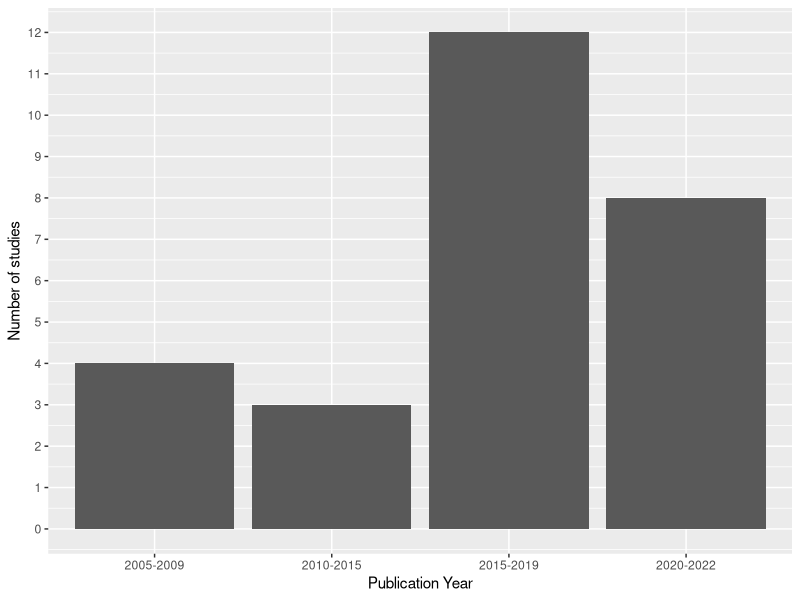
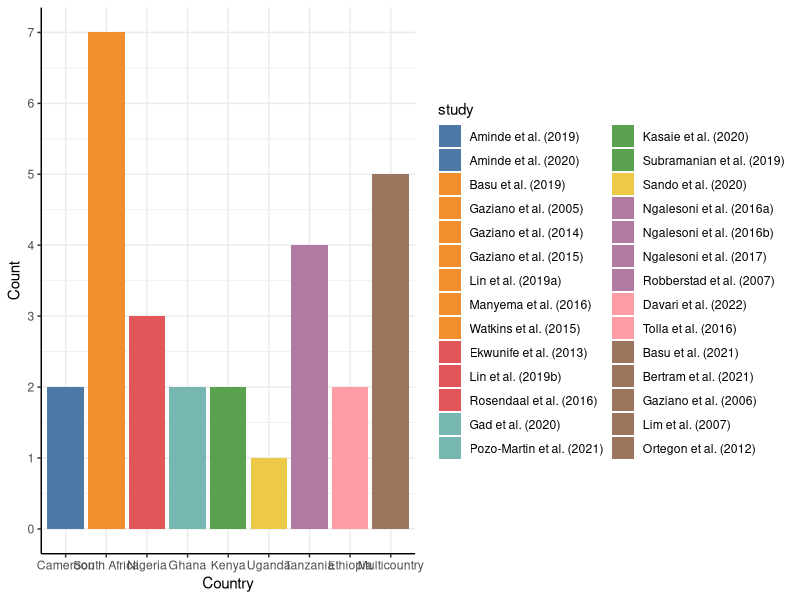
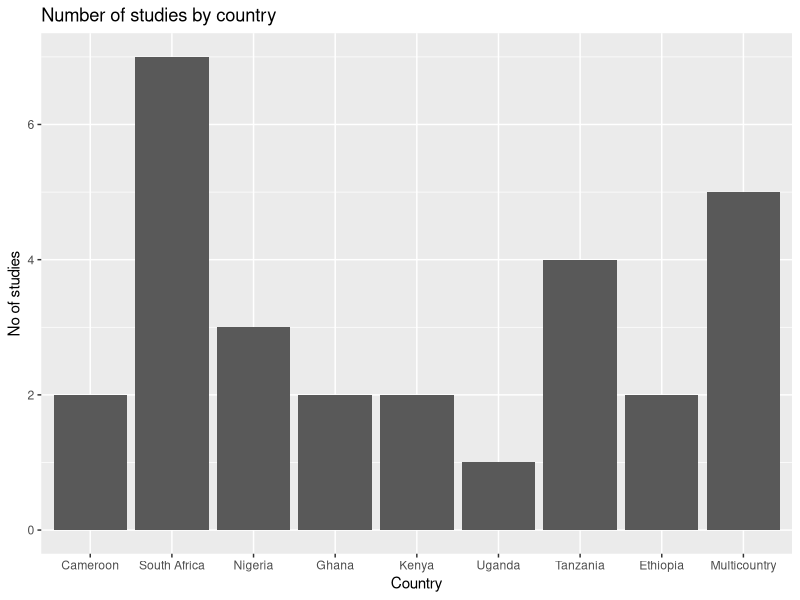
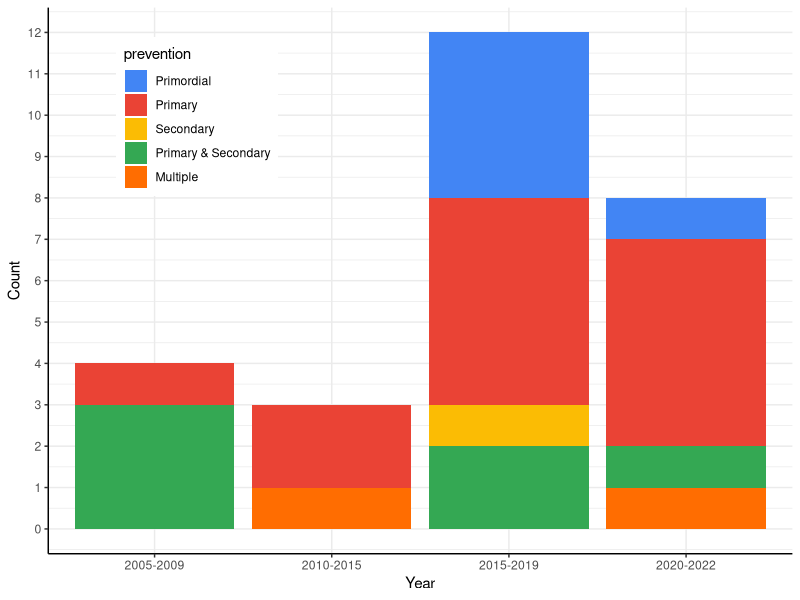
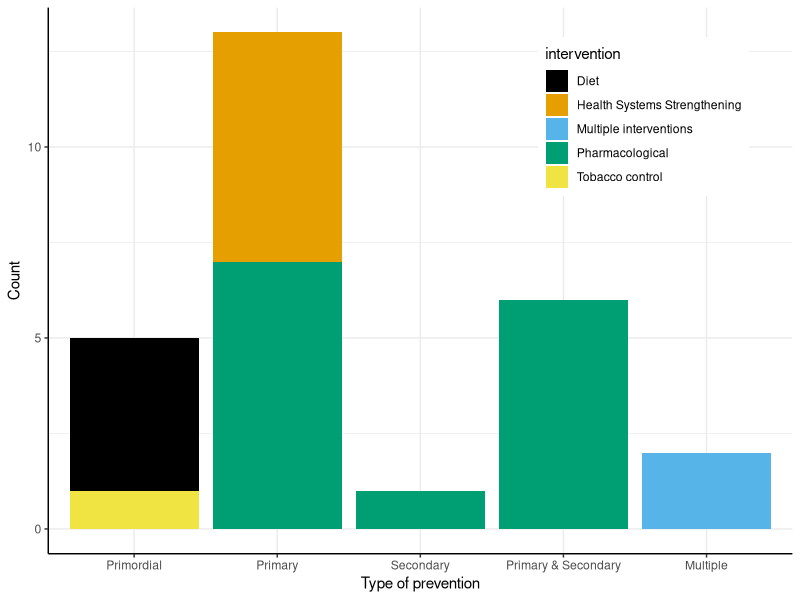
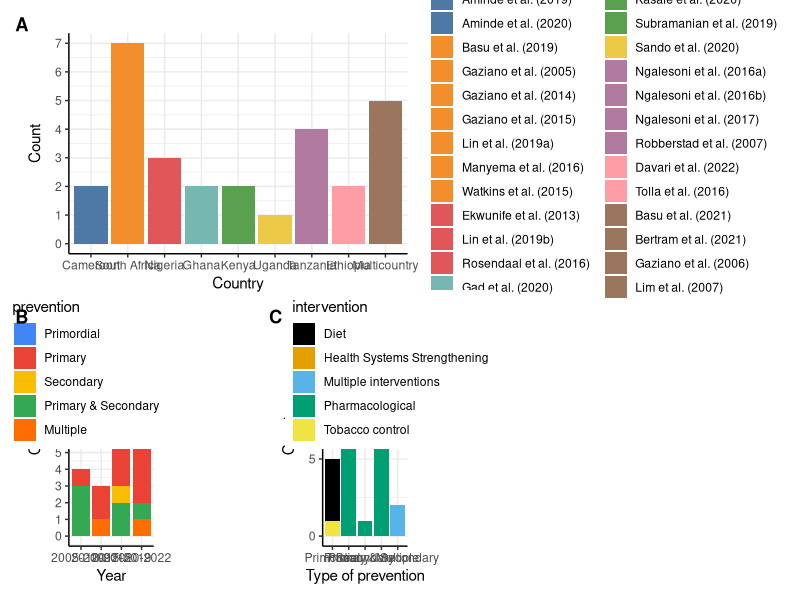
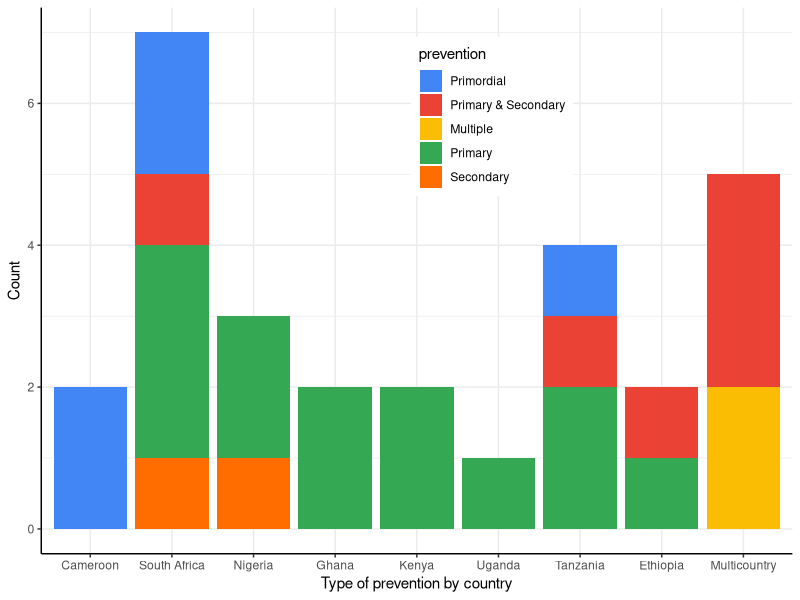
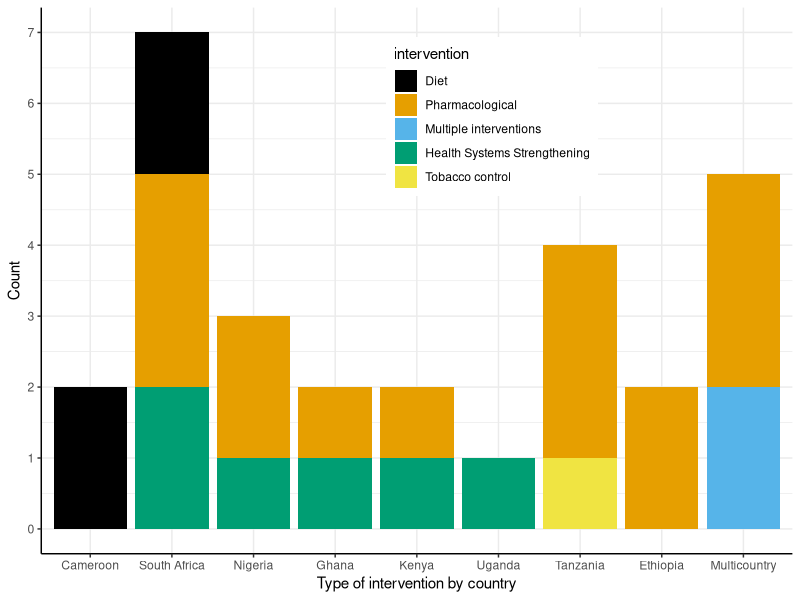

Recreate these plots in R, in order.
## library(geofacet)
library(data.table)
library(tidyverse)
library(ggplot2)
library(patchwork)  ### for combining plots
library(ggthemes)
library(ggpubr)

## setting working directory
## setwd("U:/ManWin/My Documents/James Oguta/My PhD Folder-2023-2024/My Systematic Review/Synthesis/Tables/Final/Analyses")
# reading datasets
cvd_data<- read.csv("Final Dataset.csv")

cvd_data<- as.data.table(cvd_data)


#changing variable names to lower case
names(cvd_data)<- tolower(names(cvd_data))

#removing decimals from column names
names(cvd_data) <- gsub("\\.", "", names(cvd_data))

# renaming variables
 cvd_data <- cvd_data %>% 
   rename(
     evaluation = evaluationtype,
     prevention = preventiontype,
     intervention = interventiontype,
     cvd_outcomes = cvdoutcomesassesed,
     model = modeltype,
     risk = cvdriskequation,
     d_rate = discountrate,
     horizon = timehorizon,
     start_age = minimumageyears,
     equity = equitydimensions,
     sensitivity = sensitivityanalysis,
     evpi= evpiassessed,
     guideline = reportingguidelineused,
     ceacf = ceacsceafspresented, 
     adaptation= modeladaptation,
     funding = typeoffundingsources,
     conflict= conflictofinterest
   )

#checking types of variables
 str(cvd_data)
 
#selecting a subset of variables
 selected <- c("id", "authors", "country", "year", "evaluation", "prevention", "intervention", "cvd_outcomes",
               "multimorbidity", "model", "risk", "perspective", "d_rate", "start_age", "horizon", "cyclelength",
               "outcomemeasure", "equity", "sensitivity", "evpi", "ceacf", "validation", "callibration",
               "adaptation", "funding", "conflict")
subset_cvd <- cvd_data %>% 
  select(all_of(selected))

to_factor <- c("country", "evaluation", "prevention", "intervention", "cvd_outcomes",
               "model", "risk", "perspective", "d_rate", "start_age", "horizon", "cyclelength",
              "software", "outcomemeasure", "equity", "sensitivity", "evpi", "ceacf", "validation",
              "callibration","adaptation", "funding", "conflict")
str(subset_cvd)

#defining factor variables
cvd <- cvd_data %>% 
  mutate_at(to_factor, as.factor)


# Creating a subset of country dataset###
country <- cvd %>% select(id, authors, country)
summary(country$country)

#creating list of countries
country_list <- c("Cameroon", "South Africa", "Nigeria", "Ghana",
                  "Kenya", "Uganda", "Tanzania", "Ethiopia", "Multicountry")
# Initialize an empty list to store binary variables
country_flags <- list()

# Loop through each country
for (count in country_list) {
  # Check if the country is present in the observation
  country_flag <- as.integer(grepl(count, country$country))
  
  # Add the binary variable to the list
  country_flags[[count]] <- country_flag
}

# Convert the list to a data frame
country_df <- as.data.frame(country_flags)

# Bind the binary variables to the main dataset
country_dataset <- cbind(country, country_df)

# Save the dataset as a CSV file
write.csv(country_dataset, "country_dataset.csv", row.names = FALSE)

dataset_wide <- country_dataset[, 4:12]


# Reshape data into a long format
dataset_long <- reshape2::melt(as.matrix(dataset_wide), id.vars = "authors", variable.name = "studies", value.name = "number")
dataset_long <- dataset_long[dataset_long$number > 0, ]  # Keep only rows where disease is present

authors <- cvd_data$authors
writeLines(authors,"data.txt")
colnames(dataset_long)[colnames(dataset_long) == "Var1"] ="study"
colnames(dataset_long)[colnames(dataset_long) == "Var2"] ="country"



dataset_long$study <- factor(dataset_long$study, levels = 1:27, labels = c(
  "Aminde et al. (2019)", "Aminde et al. (2020)","Basu et al. (2019)","Basu et al. (2021)",
  "Bertram et al. (2021)","Davari et al. (2022)","Ekwunife et al. (2013)","Gad et al. (2020)",
  "Gaziano et al. (2005)","Gaziano et al. (2006)","Gaziano et al. (2014)","Gaziano et al. (2015)",
  "Kasaie et al. (2020)","Lim et al. (2007)","Lin et al. (2019)","Manyema et al. (2016)",
  "Ngalesoni et al. (2016a)","Ngalesoni et al. (2016b)","Ngalesoni et al. (2017)","Ortegon et al. (2012)",
  "Pozo-Martin et al. (2021)","Robberstad et al. (2007)","Rosendaal et al. (2016)",
  "Sando et al. (2020)","Subramanian et al. (2019)","Tolla et al. (2016)","Watkins et al. (2015)"
))

dataset_long$country <- ifelse(dataset_long$country=="South.Africa","South Africa",
                               ifelse(dataset_long$country=="Ethiopia","Ethiopia", 
                                      ifelse(dataset_long$country=="Nigeria", "Nigeria",
                                             ifelse(dataset_long$country=="Kenya", "Kenya",
                                                    ifelse(dataset_long$country=="Uganda", "Uganda",
                                                           ifelse(dataset_long$country=="Tanzania", "Tanzania",
                                                                  ifelse(dataset_long$country=="Cameroon", "Cameroon",
                                                                         ifelse(dataset_long$country=="Multicountry", "Multicountry",
                                                                                ifelse(dataset_long$country=="Ghana","Ghana",
                                                                                       dataset_long$country)))))))))
                                                                                

###################################################################################
##Categorizing year variable
subset_cvd$yearcat <- ifelse(subset_cvd$year<2010, "2005-2009",
                              ifelse(subset_cvd$year>=2010 & subset_cvd$year<2015, "2010-2015",
                                     ifelse(subset_cvd$year>=2015 & subset_cvd$year<2020, "2015-2019",
                                            ifelse(subset_cvd$year>=2020, "2020-2022", NA))))



subset_cvd$prevention <- ifelse(subset_cvd$intervention=="Diet","Primordial",
                                ifelse(subset_cvd$intervention=="Multiple interventions", "Multiple",
                                       ifelse(subset_cvd$intervention=="Tobacco control","Primordial",
                                       subset_cvd$prevention)))

subset_cvd$prevention <- ifelse(subset_cvd$prevention=="Both","Primary & Secondary",
                                subset_cvd$prevention)
subset_cvd$intervention <- ifelse(subset_cvd$intervention=="HSS","Health Systems Strengthening",
                                subset_cvd$intervention)

subset_cvd$model <- ifelse(subset_cvd$model=="Proportional multi-state life table Markov model","Multistate Life table model",
                           ifelse(subset_cvd$model=="Mathematical functions", 
                                  "Mathematical Equations",
                                  ifelse(subset_cvd$model=="Cohort Markov model", "Markov", subset_cvd$model))) 

subset_cvd$perspective <- ifelse(subset_cvd$perspective=="Public provider","Healthcare Provider",
                                subset_cvd$perspective)

# Search for "Framingham" in the risk variable
subset_cvd$framingham <- ifelse(grepl("Framingham", subset_cvd$risk), 1, 0)



# Search for "who" or "Absolute" in the risk variable
subset_cvd$who <- ifelse(grepl("WHO|Absolute", subset_cvd$risk, ignore.case = TRUE), 1, 0)


# Search for "Globorisk" in the risk variable
subset_cvd$globorisk <- ifelse(grepl("Globorisk", subset_cvd$risk), 1, 0)

# Search for "Globorisk" in the risk variable
subset_cvd$cox <- ifelse(grepl("cox", subset_cvd$risk), 1, 0)

sum (subset_cvd$framingham)
sum (subset_cvd$who)
sum (subset_cvd$globorisk)


risk_columns <- c("framingham", "who", "globorisk", "cox" )
risk_wide <- subset_cvd[, ..risk_columns,drop=FALSE] # the .. syntax within the square brackets to select columns dynamically

# Reshape data into a long format
risk_long <- reshape2::melt(as.matrix(risk_wide), id.vars = "authors", variable.name = "risk", value.name = "number")
risk_long <- risk_long[risk_long$number > 0, ]  # Keep only rows where disease is present

authors <- cvd_data$authors
colnames(risk_long)[colnames(risk_long) == "Var1"] ="study"
colnames(risk_long)[colnames(risk_long) == "Var2"] ="risk"

risk_long$risk <- ifelse(risk_long$risk=="framingham","Framingham",
                         ifelse(risk_long$risk== "who", "WHO",
                                ifelse(risk_long$risk== "globorisk", "Globorisk",
                                       ifelse(risk_long$risk=="cox", "Cox Model",risk_long$risk))))


####Cleaning the horizon column

subset_cvd$horizon <- ifelse(grepl("Lifetime", subset_cvd$horizon), "Lifetime",
                             ifelse(grepl("10 years", subset_cvd$horizon), "10 years", 
                                    subset_cvd$horizon))

###Model Outcomes###
# Search for "Ischemic heart disease" in the outcome variable
subset_cvd$ihd <- ifelse(grepl("Ischemic heart |ischemic heart|infarction|Coronary|coronary|congestive|Congestive", subset_cvd$cvd_outcomes, ignore.case = TRUE), 1, 0)

# Search for "Stroke" in the outcome variable
subset_cvd$stroke <- ifelse(grepl("Stroke |stroke", subset_cvd$cvd_outcomes, ignore.case = TRUE), 1, 0)

# Search for "CVA" in the outcome variable
subset_cvd$cva <- ifelse(grepl("Cerebrovascular |derebrovascular|CVA", subset_cvd$cvd_outcomes, ignore.case = TRUE), 1, 0)

# Search for "HHD" in the outcome variable
subset_cvd$hhd <- ifelse(grepl("hypertensive |HHD", subset_cvd$cvd_outcomes, ignore.case = TRUE), 1, 0)

# Search for "Angina" in the outcome variable
subset_cvd$angina <- ifelse(grepl("Angina |angina", subset_cvd$cvd_outcomes, ignore.case = TRUE), 1, 0)

# Search for "Cardiac Arrest" in the outcome variable
subset_cvd$ca <- ifelse(grepl("Cardiac Arrest| arrest", subset_cvd$cvd_outcomes, ignore.case = TRUE), 1, 0)

# Search for "Atherosclerosis" in the outcome variable
subset_cvd$athero <- ifelse(grepl("athero", subset_cvd$cvd_outcomes, ignore.case = TRUE), 1, 0)


outcome_columns <- c("ihd", "stroke", "cva", "angina","ca","athero" )
outcome_wide <- subset_cvd[, ..outcome_columns,drop=FALSE] # the .. syntax within the square brackets to select columns dynamically

# Reshape data into a long format
outcome_long <- reshape2::melt(as.matrix(outcome_wide), id.vars = "authors", variable.name = "outcome", value.name = "number")
outcome_long <- outcome_long[outcome_long$number > 0, ]  # Keep only rows where disease is present

authors <- cvd_data$authors
colnames(outcome_long)[colnames(outcome_long) == "Var1"] ="study"
colnames(outcome_long)[colnames(outcome_long) == "Var2"] ="outcome"

outcome_long$outcome <- ifelse(outcome_long$outcome=="ihd","Ischemic Heart Disease",
                         ifelse(outcome_long$outcome=="stroke","Stroke",
                                ifelse(outcome_long$outcome=="angina","Angina",
                                       ifelse(outcome_long$outcome=="ca","Cardiac Arrest",
                                              ifelse(outcome_long$outcome=="cva","Cerebrovascular Accident",
                                                     ifelse(outcome_long$outcome=="athero","Atherosclerosis",outcome_long$outcome))))))
                                              

########################################################################################################################
###Creating a subset of the dataset to select a few variables for characteristics

to_subset <- c("id", "authors", "country", "year", "evaluation", "prevention", "intervention", "model")

# Creating a subset of study characteristics dataset###
characteristics <- subset_cvd %>% select(id, authors, country, year, evaluation,prevention,intervention, model)
characteristics$year <- as.character(subset_cvd$year)

# renaming authors to study
characteristics<-rename(characteristics, study= authors)

##Duplicating Lin 2019 and assigning it to Nigeria (b) and South Africa (a)

# Filter the dataframe to select the observation to duplicate Lin et al 2019 
observation_to_duplicate <- characteristics %>% filter(study == "Lin et al. (2019)") %>% slice(1)
##renaming/assigning the original variable to south africa before appending
characteristics$study[grepl("Lin", characteristics$study) & grepl("South", characteristics$country)] <- "Lin et al. (2019a)"
characteristics$country[grepl("Lin", characteristics$study) & grepl("South", characteristics$country)] <- "South Africa"

# Duplicate the selected observation and append it to the original dataframe
characteristics <- bind_rows(characteristics, observation_to_duplicate)

#renaming/assigning duplicate variable to Nigeria
characteristics$study[grepl("Lin", characteristics$study) & grepl("Nigeria", characteristics$country)] <- "Lin et al. (2019b)"
characteristics$country[grepl("Lin", characteristics$study) & grepl("Nigeria", characteristics$country)] <- "Nigeria"
###Changing Gaziano et al 2015 (Guatemala, Mexico and South Africa to South Africa for graphing
characteristics$country[grepl("Gaziano", characteristics$study) & grepl("Guatemala", characteristics$country)] <- "South Africa"

characteristics$country[grepl("Multicountry", characteristics$country)] <- "Multicountry"

str(characteristics)

## Create factor variables
characteristics$country <- factor(characteristics$country, levels = unique(characteristics$country),
                               ordered = TRUE)
characteristics$prevention <- factor(characteristics$prevention, levels = unique(characteristics$prevention),
                                  ordered = FALSE)
characteristics$intervention <- factor(characteristics$intervention, levels = unique(characteristics$intervention),
                                     ordered = FALSE)
characteristics$model <- factor(characteristics$model, levels = unique(characteristics$model),
                                       ordered = FALSE)

### Characteristics of Included Studies###############
###General characteristics#########

# Graphing year of publication

p1 <- ggplot(subset_cvd, aes(yearcat)) + 
  geom_bar() +
  labs(x = "Publication Year", y = "Number of studies") +
  scale_y_continuous(breaks = 0:13)

p1

# Plotting combinations of studies in each country
## NOTE Lin 2019: down as Nigeria and South Africa
## going to assume these are separate studies rather than both needing coding as multicountry
## TODO check and correct

dataset_long$study <- as.character(dataset_long$study) #to char for editing
dataset_long$study[grepl("Lin", dataset_long$study) & grepl("South", dataset_long$country)] <- "Lin et al. (2019a)"
dataset_long$study[grepl("Lin", dataset_long$study) & grepl("Nigeria", dataset_long$country)] <- "Lin et al. (2019b)"
dataset_long$study <- factor(dataset_long$study,
  levels = unique(dataset_long$study),
  ordered = TRUE
)

table(dataset_long$study)
summary(dataset_long$study)
## make factor again:
dataset_long$country <- factor(dataset_long$country, levels = unique(dataset_long$country),
                               ordered = TRUE)



## select colors:
clz <- tableau_color_pal("Tableau 10")(10)
sclz <- clz[as.integer((dataset_long$country))] # manual study colors
names(sclz) <- dataset_long$study               #making named colors

p2 <- ggplot(dataset_long,
             aes(x = country,
                 fill = study)) +
  geom_bar(stat = "count") +
  theme(axis.text.x = element_text(angle = 45, hjust = 1),
        plot.title = element_text(hjust = 0.5)) +  # Center the title
  scale_y_continuous(breaks = seq(0, 27, 1)) +
  labs(x = "Country", y = "Count") +
  scale_fill_manual(values=sclz)+
  theme_classic() + grids()
p2

## TODO might make sense to order the countries meaningfully:
## eg alphabetcal + multicountry, geographically, or by county


# To create a bar graph using ggplot2- Alternative 2
p3 <- ggplot(dataset_long, aes(x = country, y = number)) +
  geom_bar(stat = "identity") +
  labs(x = "Country", y = "No of studies", title = "Number of studies by country")

p3


## relevel logically
subset_cvd$prevention <- factor(subset_cvd$prevention,
  levels = unique(subset_cvd$prevention)[c(1, 4, 5, 2, 3)],
  ordered = TRUE
)

# Graphing year of publication by prevention type-Pete to advise on this.
## TODO it's a bit weird to use these different-sized age bins - makes it hard to interpret trend- To discuss
p4 <- ggplot(subset_cvd) + 
  geom_bar(aes(x = yearcat, fill = prevention), position = "stack") + 
  labs(x = "Year",y="Count")+
  scale_fill_gdocs()+
  scale_y_continuous(breaks = 0:13)+
  theme_classic() + grids() +
  theme(legend.position = c(0.2,0.8))
p4

# Graphing intervention by prevention type


p5 <- ggplot(subset_cvd) + 
  geom_bar(aes(prevention, fill = intervention), position = "stack") + 
  labs(x = "Type of prevention",y="Count") +
  scale_fill_colorblind()+
  theme_classic() + grids() +
  theme(legend.position = c(0.8, 0.8))
p5

p6 <- p2 / (p4 + plot_spacer()+ p5) +
  plot_annotation(tag_levels = "A") &
  theme(plot.tag = element_text(face = "bold"))
p6

ggsave(file = "plot1.pdf", plot = p6, width = 20, height = 11)
ggsave(file = "plot1.png", plot = p6, width = 20, height = 11, dpi = 300)

# Graphing prevention level and intervention type by country
## make factor again:

characteristics$country <- factor(characteristics$country, levels = unique(dataset_long$country),
                               ordered = TRUE)

p7 <- ggplot(characteristics) + 
  geom_bar(aes(country, fill = prevention), position = "stack") + 
  labs(x = "Type of prevention by country",y="Count") +
  scale_fill_gdocs()+
  theme_classic() + grids() +
  theme(legend.position = c(0.6, 0.8))
p7


p8 <- ggplot(characteristics) + 
  geom_bar(aes(x = country, fill = intervention), position = "stack") + 
  labs(x = "Type of intervention by country",y="Count")+
  scale_fill_colorblind()+
  scale_y_continuous(breaks = 0:8)+
  theme_classic() + grids() +
  theme(legend.position = c(0.6,0.8))
p8

p9 <- p7 / p8 +
  plot_annotation(tag_levels = "A") &
  theme(plot.tag = element_text(face = "bold"))
p9
ggsave(file = "plot2.pdf", plot = p9, width = 16, height = 10)
ggsave(file = "plot2.png", plot = p9, width = 16, height = 10, dpi = 300)



###########Characteristics of DAMs####################
####Model type####
p10 <- ggplot(characteristics) + 
  geom_bar(aes(country, fill = model), position = "stack") + 
  labs(x = "Type of model by country",y="Count") +
  scale_fill_colorblind()+
  theme_classic() + grids() +
  theme(legend.position = c(0.5, 0.8))
p10

p11 <- ggplot(characteristics, aes(model)) +
  geom_bar(stat = "count") +
  scale_y_continuous(breaks = 0:25)+
  labs(x = "Model type", y= "Count") +
  theme_classic() + grids() +
  theme(plot.title = element_text(hjust = 0.5))

p11



####Evaluation type####
p12 <- ggplot(characteristics, aes(evaluation)) +
  geom_bar(stat = "count") +
  scale_y_continuous(breaks = 0:25)+
  labs(x = "Evaluation type", y= "Count") +
  theme_classic() + grids() +
  theme(plot.title = element_text(hjust = 0.5))

p12


####Perspective####
p13 <- ggplot(subset_cvd, aes(perspective)) +
  geom_bar(stat = "count") +
  labs(x = "Perspective", y= "Count") +
  theme(plot.title = element_text(hjust = 0.5))+
  scale_y_continuous(breaks = 0:11)+
  theme_classic() + grids() 

p13

####Horizon####
p14 <- ggplot(subset_cvd, aes(horizon)) +
  geom_bar(stat = "count") +
  labs(x = "Time Horizon", y= "Count") +
  scale_y_continuous(breaks = 0:20)+
  theme(plot.title = element_text(hjust = 0.5))+
  theme_classic() + grids() 

p14

# To create a bar graph of CVD risk equations

p15 <- ggplot(risk_long, aes(risk, number)) +
  geom_bar(stat = "identity") +
  labs(x = "CVD Risk equation", y = "Count") +
  scale_y_continuous(breaks = 0:11)+
  theme(plot.title = element_text(hjust = 0.5))+
  theme_classic() + grids() 

p15

# To create a bar graph of CVD Outcomes

p16 <- ggplot(outcome_long, aes(outcome, number)) +
  geom_bar(stat = "identity") +
  labs(x = "CVD Outcome", y = "Count") +
  scale_y_continuous(breaks = 0:25)+
  theme(plot.title = element_text(hjust = 0.5))+
  theme_classic() + grids() 

p16

p17 <- (p12+p11)/(p13+p14)/(p15+p16)+
  plot_annotation(tag_levels = "A") &
  theme(plot.tag = element_text(face = "bold"))+
  theme_classic() + grids() 

p17

ggsave(file = "plot3.pdf", plot = p17, width = 20, height = 11)
ggsave(file = "plot3.png", plot = p17, width = 20, height = 11, dpi = 300)

####Type of sensitivity analysis####
p18 <- ggplot(subset_cvd, aes(sensitivity)) +
  geom_bar(stat = "count") +
  labs(x = "Sensitivity analysis", y= "Count", title = "Type of sensitivity analysis") +
  theme(plot.title = element_text(hjust = 0.5))

p18



